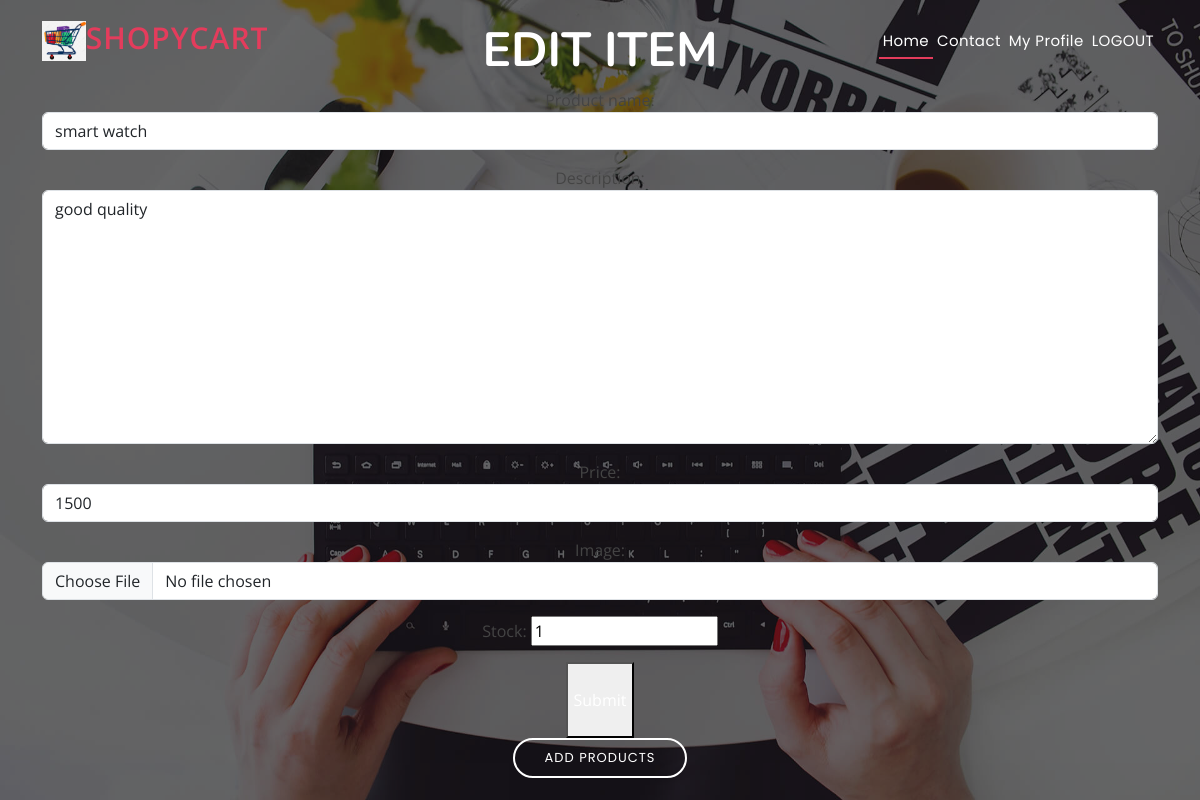
/product/12/edit/ (signed in), run on an earlier commit of the app's database.
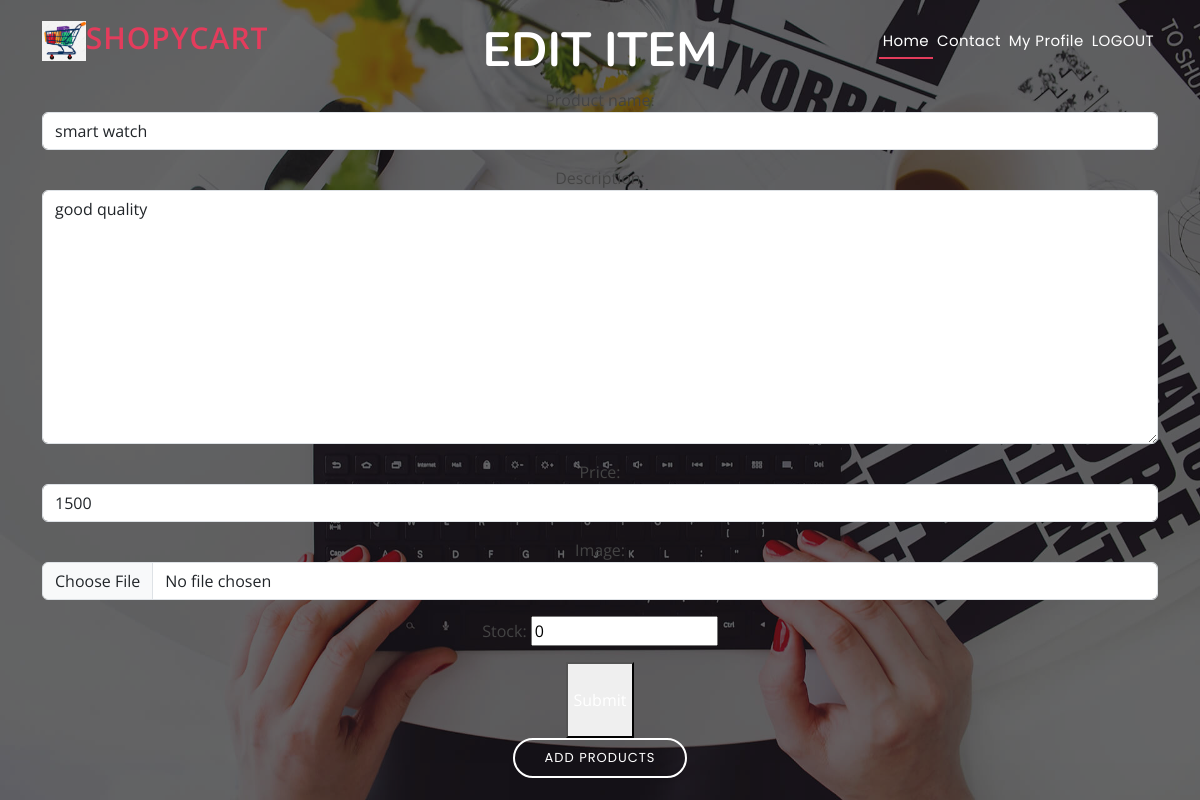
And on a later commit of the database.
### ecommerceapp/models.py (models this page shows, shortened)
class Product(models.Model):
    product_name=models.CharField(max_length=100)
    category=models.ForeignKey(Category,on_delete=models.CASCADE)
    brand=models. CharField(max_length=50,null=True)
    price=models.IntegerField(default=0)
    description=models.CharField(max_length=100,null=True)
    image=models.ImageField(upload_to='images/images')
    stock=models.IntegerField(null=True)
    is_sold= models.BooleanField(default=False,null=True)
    created_by = models.ForeignKey(User, related_name='items',on_delete=models.CASCADE,null=True)
    created_at = models.DateTimeField(auto_now_add=True,null=True)

### ecommerceapp/views.py (the view)
# urls.py: path('product/<int:pk>/edit/',views.edit_product, name='product_edit'),
@login_required
def edit_product(request, pk):
    item = get_object_or_404(Product, pk=pk)
    if item.created_by != request.user:
        messages.warning(request, 'Permission denied.')
        return redirect("/")
    if request.method == 'POST':
        form = EditproductForm(request.POST, request.FILES, instance=item)
        if form.is_valid():
            form.save()
            messages.info(request, 'Product has been updated successfully.')
            return redirect('ecommerceapp:product_detail', product_id=item.id)
        else:
            messages.warning(request, 'Something went wrong. Please check the form.')
    else:
        form = EditproductForm(instance=item)
    return render(request, 'edit_pro.html', {
        'form': form,
        'title': 'Edit item',
    })

### ecommerceapp/forms.py
class EditproductForm(forms.ModelForm):
    class Meta:
        model = Product
        fields = ('product_name', 'description', 'price', 'image', 'stock')
        widgets = {
            'product_name': forms.TextInput(attrs={'class': 'form-control'}),
            'description': forms.Textarea(attrs={'class': 'form-control'}),
            'price': forms.NumberInput(attrs={'class': 'form-control'}),
            'image': forms.FileInput(attrs={'class': 'form-control'}),
            'is_sold': forms.CheckboxInput(attrs={'class': 'form-check-input'}),
        }

### templates/edit_pro.html (shortened to what this page needs)
{% extends 'base.html' %}
{% block content %}
<div class="container mx-auto" style="overflow-x: auto;">
   <h1 class="mb-6 text-3xl text-center text-teal-800">{{ title }}</h1>
   <form method="post" action="." enctype="multipart/form-data" class="max-w-lg mx-auto">
    <div class="space-y-4">
       {{ form.as_p }}
    </div>
    <button class="mt-6 py-4 px-8 text-lg bg-teal-500 hover:bg-teal-700 rounded-lg text-white block mx-auto">Submit</button>
   </form>
</div>
{% endblock content %}

What changed in the data, as far as the page shows it:
changed Product "smart watch": stock "1" → "0"
